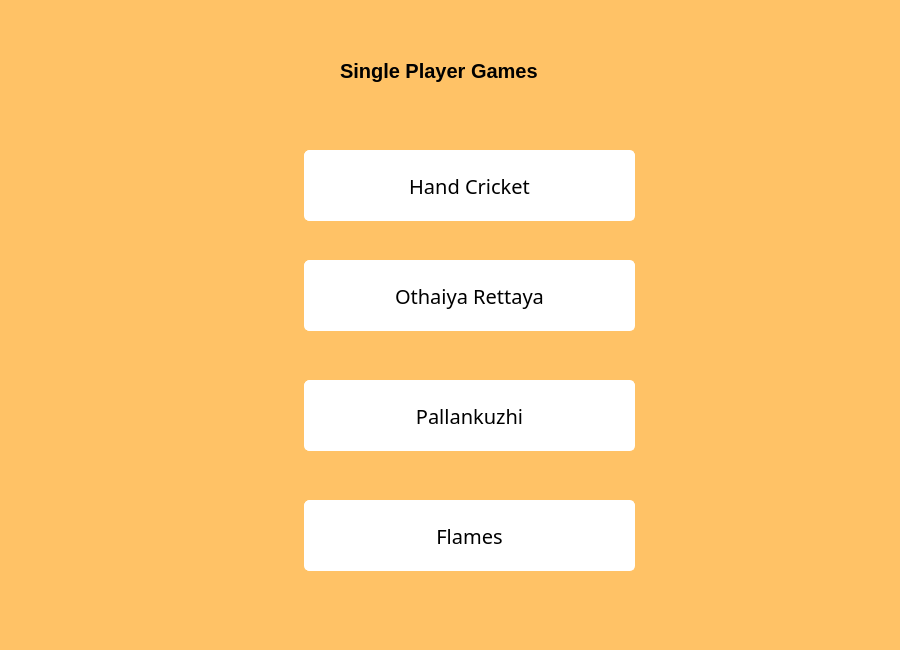
<?xml version="1.0" encoding="UTF-8"?>
<ui version="4.0">
 <class>PlayerGames</class>
 <widget class="QMainWindow" name="PlayerGames">
  <property name="geometry">
   <rect>
    <x>0</x>
    <y>0</y>
    <width>900</width>
    <height>650</height>
   </rect>
  </property>
  <property name="minimumSize">
   <size>
    <width>900</width>
    <height>650</height>
   </size>
  </property>
  <property name="maximumSize">
   <size>
    <width>900</width>
    <height>650</height>
   </size>
  </property>
  <property name="windowTitle">
   <string>1 Player Games - Nexus</string>
  </property>
  <property name="styleSheet">
   <string notr="true">background-color:#ffc266;</string>
  </property>
  <widget class="QWidget" name="centralwidget">
   <widget class="QPushButton" name="pushButton">
    <property name="geometry">
     <rect>
      <x>304</x>
      <y>150</y>
      <width>331</width>
      <height>71</height>
     </rect>
    </property>
    <property name="font">
     <font>
      <family>OCR A Std</family>
      <pointsize>15</pointsize>
     </font>
    </property>
    <property name="styleSheet">
     <string notr="true">QPushButton
{
	background-color:white;
	color:black;
	padding:3px;
	outline:none;
	border:1px solid white;
	border-radius:5px;
}
QPushButton:hover
{
	background-color: #b3ecff;
	border:1px solid skyblue;
}</string>
    </property>
    <property name="text">
     <string>Hand Cricket</string>
    </property>
   </widget>
   <widget class="QPushButton" name="pushButton_2">
    <property name="geometry">
     <rect>
      <x>304</x>
      <y>500</y>
      <width>331</width>
      <height>71</height>
     </rect>
    </property>
    <property name="font">
     <font>
      <family>OCR A Std</family>
      <pointsize>15</pointsize>
     </font>
    </property>
    <property name="styleSheet">
     <string notr="true">QPushButton
{
	background-color:white;
	color:black;
	padding:3px;
	outline:none;
	border:1px solid white;
	border-radius:5px;
}
QPushButton:hover
{
	background-color: #b3ecff;
	border:1px solid skyblue;
}</string>
    </property>
    <property name="text">
     <string>Flames</string>
    </property>
   </widget>
   <widget class="QPushButton" name="pushButton_3">
    <property name="geometry">
     <rect>
      <x>304</x>
      <y>260</y>
      <width>331</width>
      <height>71</height>
     </rect>
    </property>
    <property name="font">
     <font>
      <family>OCR A Std</family>
      <pointsize>15</pointsize>
     </font>
    </property>
    <property name="styleSheet">
     <string notr="true">QPushButton
{
	background-color:white;
	color:black;
	padding:3px;
	outline:none;
	border:1px solid white;
	border-radius:5px;
}
QPushButton:hover
{
	background-color: #b3ecff;
	border:1px solid skyblue;
}</string>
    </property>
    <property name="text">
     <string>Othaiya Rettaya</string>
    </property>
   </widget>
   <widget class="QPushButton" name="pushButton_4">
    <property name="geometry">
     <rect>
      <x>304</x>
      <y>380</y>
      <width>331</width>
      <height>71</height>
     </rect>
    </property>
    <property name="font">
     <font>
      <family>OCR A Std</family>
      <pointsize>15</pointsize>
     </font>
    </property>
    <property name="styleSheet">
     <string notr="true">QPushButton
{
	background-color:white;
	color:black;
	padding:3px;
	outline:none;
	border:1px solid white;
	border-radius:5px;
}
QPushButton:hover
{
	background-color: #b3ecff;
	border:1px solid skyblue;
}</string>
    </property>
    <property name="text">
     <string>Pallankuzhi</string>
    </property>
   </widget>
   <widget class="QLabel" name="label">
    <property name="geometry">
     <rect>
      <x>340</x>
      <y>40</y>
      <width>271</width>
      <height>61</height>
     </rect>
    </property>
    <property name="font">
     <font>
      <pointsize>15</pointsize>
      <weight>75</weight>
      <bold>true</bold>
     </font>
    </property>
    <property name="text">
     <string>Single Player Games</string>
    </property>
   </widget>
   <widget class="QLabel" name="label_2">
    <property name="geometry">
     <rect>
      <x>40</x>
      <y>110</y>
      <width>221</width>
      <height>161</height>
     </rect>
    </property>
    <property name="text">
     <string/>
    </property>
    <property name="pixmap">
     <pixmap>F:/im/b0e09ee13009cdcc90b0c18a20143bb3.jpg</pixmap>
    </property>
    <property name="scaledContents">
     <bool>true</bool>
    </property>
   </widget>
   <widget class="QLabel" name="label_3">
    <property name="geometry">
     <rect>
      <x>680</x>
      <y>100</y>
      <width>201</width>
      <height>151</height>
     </rect>
    </property>
    <property name="text">
     <string/>
    </property>
    <property name="pixmap">
     <pixmap>F:/im/images.png</pixmap>
    </property>
    <property name="scaledContents">
     <bool>true</bool>
    </property>
   </widget>
   <widget class="QLabel" name="label_4">
    <property name="geometry">
     <rect>
      <x>740</x>
      <y>430</y>
      <width>55</width>
      <height>16</height>
     </rect>
    </property>
    <property name="text">
     <string/>
    </property>
   </widget>
   <widget class="QLabel" name="label_5">
    <property name="geometry">
     <rect>
      <x>680</x>
      <y>350</y>
      <width>191</width>
      <height>181</height>
     </rect>
    </property>
    <property name="text">
     <string/>
    </property>
    <property name="pixmap">
     <pixmap>F:/im/mancala 1 img.png</pixmap>
    </property>
    <property name="scaledContents">
     <bool>true</bool>
    </property>
   </widget>
   <widget class="QLabel" name="label_6">
    <property name="geometry">
     <rect>
      <x>40</x>
      <y>360</y>
      <width>221</width>
      <height>161</height>
     </rect>
    </property>
    <property name="text">
     <string/>
    </property>
    <property name="pixmap">
     <pixmap>F:/im/v4-460px-Play-_Flame_-Step-8-Version-2.jpg</pixmap>
    </property>
    <property name="scaledContents">
     <bool>true</bool>
    </property>
   </widget>
  </widget>
  <widget class="QMenuBar" name="menubar">
   <property name="geometry">
    <rect>
     <x>0</x>
     <y>0</y>
     <width>900</width>
     <height>26</height>
    </rect>
   </property>
  </widget>
  <widget class="QStatusBar" name="statusbar"/>
 </widget>
 <resources/>
 <connections/>
</ui>
